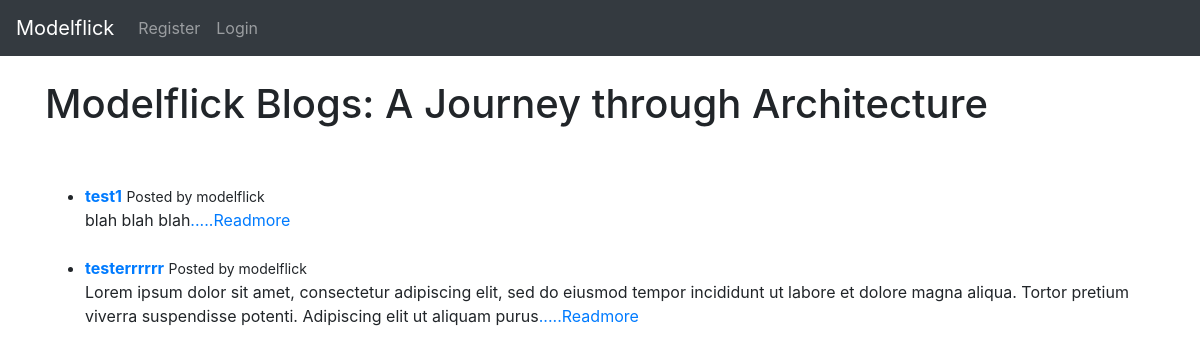
The app's page /, older data.
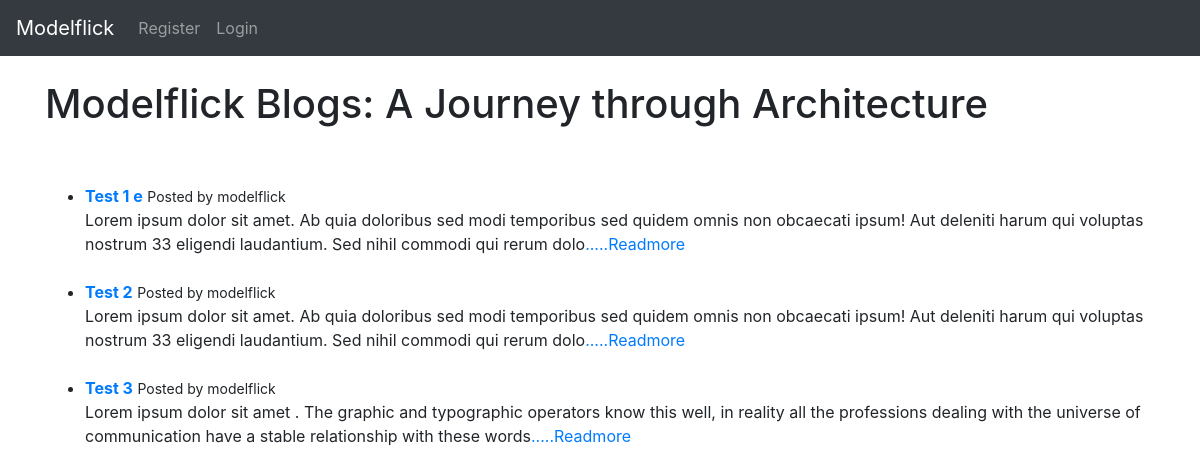
The same page, newer data.
### theblog/models.py (models this page shows, shortened)
class Post(models.Model):
    title = models.CharField(max_length=255)
    title_tag = models.CharField(max_length=255)
    author = models.ForeignKey(User, on_delete=models.CASCADE)
    body = models.TextField()
    post_date = models.DateTimeField(auto_now_add=True)
    likes = models.ManyToManyField(User, related_name='blog_post')

### theblog/views.py (the view)
# urls.py: path('', HomeView.as_view(), name='home'),
class HomeView(ListView):
    model = Post
    template_name = 'home.html'
    ordering = ['-post_date']

### theblog/templates/home.html
{% extends 'base.html' %}
{% block content %}
    <h1>Modelflick Blogs: A Journey through Architecture</h1>
    <br/><br/>
    <ul>
    {% for post in object_list %}
        <li><strong><a href="{% url 'article_detail' post.pk %}">{{ post.title }}</a></strong>
            <small>Posted by {{ post.author }}</small><br/>
            {{ post.body|slice:":200"|safe }}<a href="{% url 'article_detail' post.pk %}">.....Readmore</a>
        </li><br/>
    {% endfor %}
    </ul>
{% endblock %}

Row changes from the older to the newer data that the page shows:
changed Post: title "test1" → "Test 1 e"; body "blah blah blah" → "Lorem ipsum dolor sit amet. Ab quia doloribus sed modi temporibus sed quidem omnis non obcaecati ipsum! Aut deleniti harum qui voluptas nostrum 33 eligendi laudantium. Sed nihil commodi qui rerum dolo"
changed Post: title "testerrrrrr" → "Test 2"; body "Lorem ipsum dolor sit amet, consectetur adipiscing elit, sed do eiusmod tempor incididunt ut labore et dolore magna aliqua. Tortor pretium viverra suspendisse potenti. Adipiscing elit ut aliquam purus" → "Lorem ipsum dolor sit amet. Ab quia doloribus sed modi temporibus sed quidem omnis non obcaecati ipsum! Aut deleniti harum qui voluptas nostrum 33 eligendi laudantium. Sed nihil commodi qui rerum dolo"
added Post: title "Test 3", author "modelflick", body "Lorem ipsum dolor sit amet . The graphic and typographic operators know this well, in reality all the professions dealing with the universe of communication have a stable relationship with these words"
